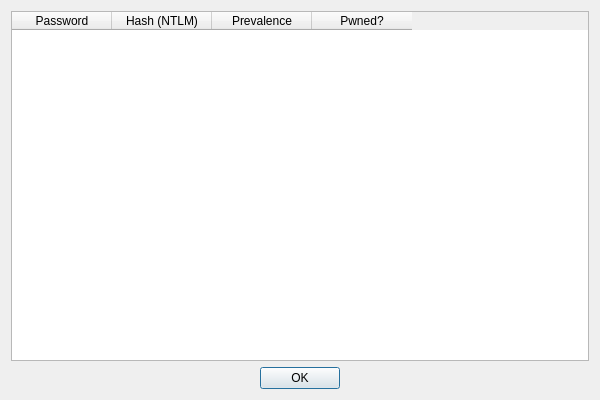
<?xml version="1.0" encoding="UTF-8"?>
<ui version="4.0">
 <class>ResultTableDialog</class>
 <widget class="QDialog" name="ResultTableDialog">
  <property name="geometry">
   <rect>
    <x>0</x>
    <y>0</y>
    <width>600</width>
    <height>400</height>
   </rect>
  </property>
  <property name="windowTitle">
   <string>HaveIBeenPwned?</string>
  </property>
  <layout class="QGridLayout" name="gridLayout">
   <item row="0" column="0">
    <widget class="QTableWidget" name="resultTableWidget">
     <property name="editTriggers">
      <set>QAbstractItemView::EditTrigger::NoEditTriggers</set>
     </property>
     <column>
      <property name="text">
       <string>Password</string>
      </property>
     </column>
     <column>
      <property name="text">
       <string>Hash (NTLM)</string>
      </property>
     </column>
     <column>
      <property name="text">
       <string>Prevalence</string>
      </property>
     </column>
     <column>
      <property name="text">
       <string>Pwned?</string>
      </property>
     </column>
    </widget>
   </item>
   <item row="1" column="0">
    <widget class="QDialogButtonBox" name="okButtonBox">
     <property name="orientation">
      <enum>Qt::Orientation::Horizontal</enum>
     </property>
     <property name="standardButtons">
      <set>QDialogButtonBox::StandardButton::Ok</set>
     </property>
     <property name="centerButtons">
      <bool>true</bool>
     </property>
    </widget>
   </item>
  </layout>
 </widget>
 <resources/>
 <connections>
  <connection>
   <sender>okButtonBox</sender>
   <signal>accepted()</signal>
   <receiver>ResultTableDialog</receiver>
   <slot>accept()</slot>
   <hints>
    <hint type="sourcelabel">
     <x>248</x>
     <y>254</y>
    </hint>
    <hint type="destinationlabel">
     <x>157</x>
     <y>274</y>
    </hint>
   </hints>
  </connection>
  <connection>
   <sender>okButtonBox</sender>
   <signal>rejected()</signal>
   <receiver>ResultTableDialog</receiver>
   <slot>reject()</slot>
   <hints>
    <hint type="sourcelabel">
     <x>316</x>
     <y>260</y>
    </hint>
    <hint type="destinationlabel">
     <x>286</x>
     <y>274</y>
    </hint>
   </hints>
  </connection>
 </connections>
</ui>
